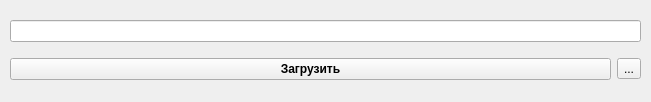
<?xml version="1.0" encoding="UTF-8"?>
<ui version="4.0">
 <class>print</class>
 <widget class="QWidget" name="print">
  <property name="geometry">
   <rect>
    <x>0</x>
    <y>0</y>
    <width>651</width>
    <height>102</height>
   </rect>
  </property>
  <property name="windowTitle">
   <string>Form</string>
  </property>
  <widget class="QWidget" name="verticalLayoutWidget">
   <property name="geometry">
    <rect>
     <x>10</x>
     <y>10</y>
     <width>631</width>
     <height>80</height>
    </rect>
   </property>
   <layout class="QVBoxLayout" name="verticalLayout">
    <item>
     <widget class="QLineEdit" name="lineEdit">
      <property name="font">
       <font>
        <family>Segoe UI</family>
       </font>
      </property>
     </widget>
    </item>
    <item>
     <layout class="QHBoxLayout" name="horizontalLayout">
      <item>
       <widget class="QPushButton" name="pushButton">
        <property name="font">
         <font>
          <family>Segoe UI</family>
          <weight>75</weight>
          <bold>true</bold>
         </font>
        </property>
        <property name="text">
         <string>Загрузить</string>
        </property>
       </widget>
      </item>
      <item>
       <widget class="QToolButton" name="toolButton">
        <property name="font">
         <font>
          <family>Segoe UI</family>
         </font>
        </property>
        <property name="text">
         <string>...</string>
        </property>
       </widget>
      </item>
     </layout>
    </item>
   </layout>
  </widget>
 </widget>
 <resources/>
 <connections/>
</ui>
